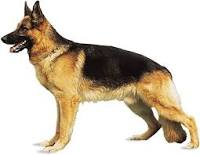
#> input picture download.jpg, 200 x 155 px
$ python Ejemplo1.py
#> lines starting #> are read from the running program, lines starting #| are printed output that depends on the picture
import cv2
import numpy as np
import matplotlib.pyplot as plt

img = cv2.imread('download.jpg', 0)
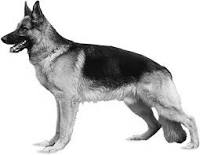
#> img: shape (155, 200); min 0, max 255, mean 202.6
Fimg=np.fft.fft2(img)
Fimg=np.fft.fftshift(Fimg)

cv2.imshow('Fourier', 255*np.abs(Fimg)/np.max(np.max(abs(Fimg))))
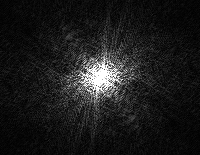
#> window 'Fourier': shape (155, 200); min 0, max 255, mean 27.6
cv2.waitKey(5000)
cv2.destroyAllWindows()

radio=1
rows, cols = img.shape
#> rows = 155; cols = 200
crow, ccol = int(rows/2), int(cols/2)
#> crow = 77; ccol = 100

while (radio<rows-2):
    mask = np.zeros((rows, cols), np.uint8)
    mask[crow-radio:crow+radio, ccol-radio:ccol+radio] = 1

    FimgFilt = Fimg*mask
    FimgFilt_shift = np.fft.ifftshift(FimgFilt)
    imgResult=np.fft.ifft2(FimgFilt_shift)
    cv2.imshow('reconstruccion', np.abs(imgResult)/np.max(np.max(abs(imgResult))))
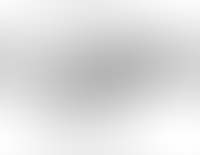
#> window 'reconstruccion': shape (155, 200) float64; min 0.716, max 1, mean 0.873
    cv2.waitKey(500)

    print(radio)
    radio=radio+1

cv2.destroyAllWindows()
